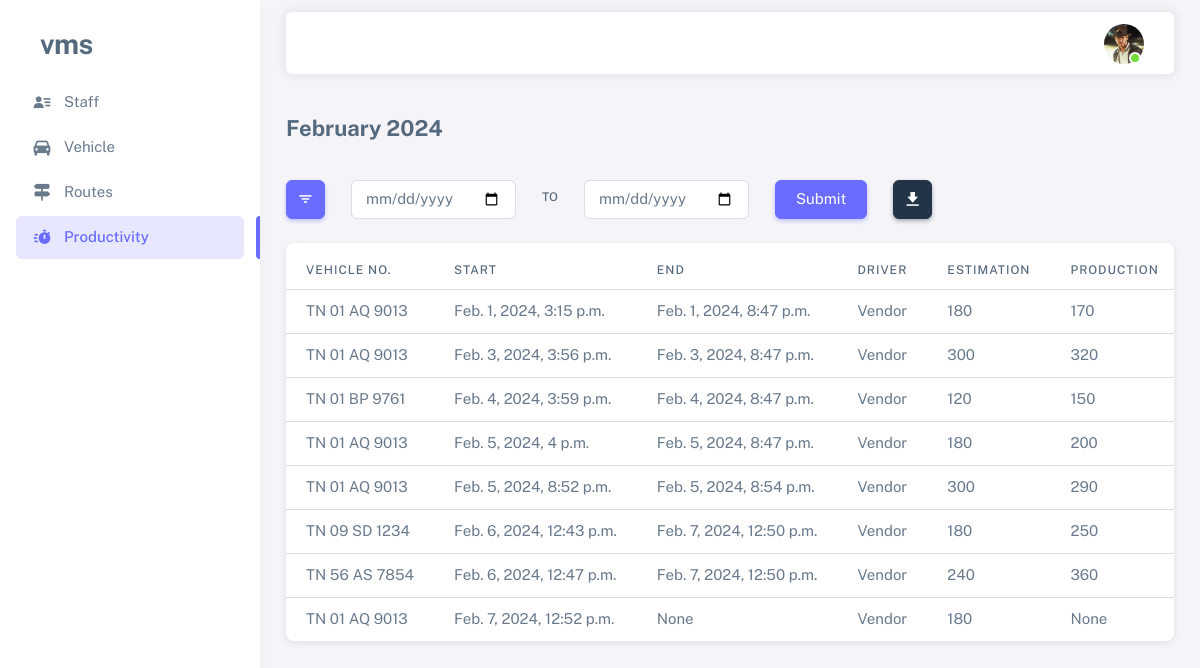
Before: /productivity-month-report/ (signed in) with the older database file.
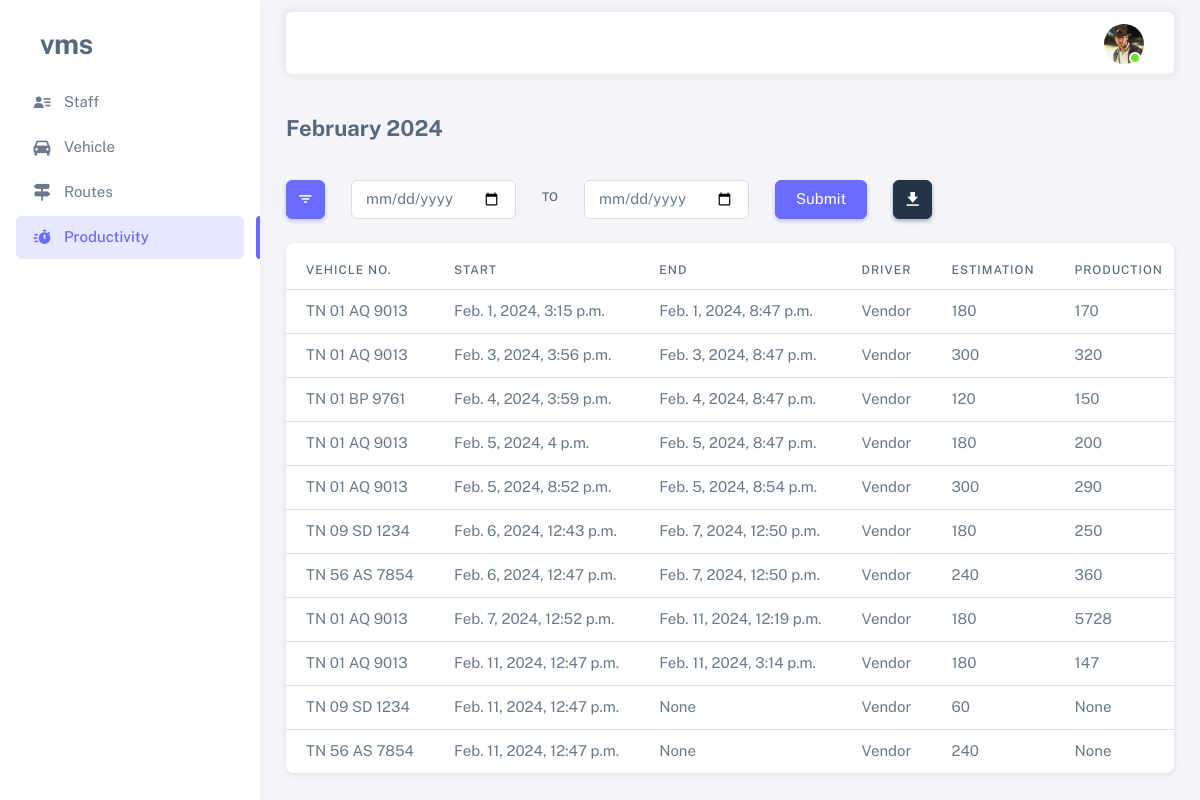
After: the same page with the newer database file.
### vms_app/models.py (models this page shows, shortened)
class Employee(AbstractBaseUser, PermissionsMixin):
    id = models.UUIDField(primary_key=True, editable=False, unique=True, default=uuid.uuid4)
    name = models.CharField(max_length=100)
    image = models.ImageField(upload_to='profiles/', null=True, blank=True)
    employee_id = models.CharField(max_length=100, unique=True)
    is_active = models.BooleanField(default=True)
    is_staff = models.BooleanField(default=True)
    is_superuser = models.BooleanField(default=False)
    contact = models.CharField(max_length=255)
    address = models.TextField()
    remark = models.TextField(null=True, blank=True)
    objects = EmployeeManager()
    USERNAME_FIELD = 'employee_id'
    REQUIRED_FIELDS = ['name']

class Productivity(models.Model):
    vehicle = models.ForeignKey(Vehicle, related_name="vehicle_productivity_set", on_delete=models.SET_NULL, null=True,
                                blank=True, limit_choices_to={'is_active': True, 'is_working': False})
    start = models.DateTimeField(default=timezone.now)
    end = models.DateTimeField(null=True, blank=True)
    routes = models.ManyToManyField(Route, blank=True, limit_choices_to={'is_active': True})
    estimation = models.IntegerField(null=True, blank=True)
    driver = models.CharField(max_length=500, default='Vendor')
    day_production = models.IntegerField(null=True, blank=True)
    rounds = models.IntegerField(null=True, blank=True)

class Vehicle(models.Model):
    vehicle_number = models.CharField(max_length=100, unique=True)
    is_active = models.BooleanField(default=True)
    is_working = models.BooleanField(default=False)
    supervisor = models.ForeignKey(Employee, on_delete=models.SET_NULL, null=True, blank=True,
                                   related_name='vehicle_supervised_by', limit_choices_to={'is_active': True})
    remark = models.TextField(null=True, blank=True)
    created_by = models.ForeignKey(Employee, on_delete=models.SET_NULL, null=True, blank=True,
                                   related_name='vehicle_created_by')
    created_on = models.DateTimeField(auto_now_add=True)
    updated_by = models.ForeignKey(Employee, on_delete=models.SET_NULL, null=True, blank=True,
                                   related_name='vehicle_updated_by')
    updated_on = models.DateTimeField(auto_now=True)
    zone = models.ForeignKey(Zone, related_name='zone_vehicles_set',
                             on_delete=models.PROTECT, null=True, blank=True)
    workshop = models.ForeignKey(Workshop, related_name='workshop_vehicles_set',
                                 on_delete=models.PROTECT, null=True, blank=True)
    register_number = models.CharField(max_length=50, null=True, blank=True, unique=True)
    chassis_number = models.CharField(max_length=50, null=True, blank=True)
    vehicle_model = models.CharField(max_length=50, null=True, blank=True)
    type = models.CharField(max_length=50, null=True, blank=True)
    engine_number = models.CharField(max_length=50, null=True, blank=True)
    fc_date = models.DateField(null=True, blank=True)
    insurance = models.DateField(null=True, blank=True)
    puc = models.DateField(null=True, blank=True)  # pollution under control certificate expiry date
    def __str__(self) -> str:
        return self.vehicle_number

### vms_app/views.py (the view)
# urls.py: path('productivity-month-report/', views.productivity_month_report, name='productivity_month_report'),
@login_required(login_url='login')
@active_required
def productivity_month_report(request):
    today = timezone.now()
    current_year = today.year
    current_month = today.month
    productivity = Productivity.objects.filter(
        start__year=current_year,
        start__month=current_month
    )
    filename = today.strftime("%B %Y")
    if request.method == "POST":
        response = HttpResponse(content_type='application/ms-excel')
        response['Content-Disposition'] = f'attachment; filename="{filename}.xlsx"'
        excel_report = productivity_excel_report(filename, productivity)
        excel_report.save(response)
        return response
    context = {
        "head": filename,
        "menu": "menu-productivity",
        "productivity_list": productivity
    }
    return render(request, 'vms_app/productivity_report.html', context)

### vms_app/templates/vms_app/productivity_report.html (shortened to what this page needs)
{% extends "base.html" %}
{% load crispy_forms_tags %}
{% block content %}
<h4 class="fw-bold py-3 mb-4">{% if data %}{{data.start|date:"d / m / Y"}} - {{data.end|date:"d / m / Y"}}{% else %}{{head}}{% endif %}</h4>
<div class="row">
    <div class="col-auto">
        <button type="button" class="btn btn-primary btn-icon dropdown-toggle hide-arrow" data-bs-toggle="dropdown" aria-expanded="false">
            <i class="bx bx-filter"></i>
        </button>
    </div>
    <div class="col-auto">
        <form action="{% url "productivity_custom_report" %}" method="post">
            <div class="row">
                <div class="col-auto">
                    <input class="form-control" type="date" name="start" value="{{data.start|date:"Y-m-d"}}" required>
                </div>
                <div class="col-auto">
                    <label class="form-label mt-2">To</label>
                </div>
                <div class="col-auto">
                    <input class="form-control" type="date" name="end" value="{{data.end|date:"Y-m-d"}}" required>
                </div>
                <div class="col-auto">
                    <button type="submit" class="btn btn-primary" name="submit">Submit</button>
                </div>
            </div>
        </form>
    </div>
    {% if not custom %}
        <div class="col-auto">
            <form  method="post">
                <button type="submit" class="btn btn-dark btn-icon" name="download" value="1"><i class='bx bxs-download' ></i></button>
            </form>
        </div>
    {% endif %}
</div>
<div class="card mt-4">
    <div class="table-responsive text-nowrap mt-2">
        <table class="table">
            <thead>
                <tr>
                    <th>Vehicle No.</th>
                    <th>Start</th>
                    <th>End</th>
                    <th>Driver</th>
                    <th>Estimation</th>
                    <th>Production</th>
                </tr>
            </thead>
            <tbody class="table-border-bottom-0">
                {% for productivity in productivity_list %}
                <tr>
                    <td>{{productivity.vehicle}}</td>
                    <td>{{productivity.start}}</td>
                    <td>{{productivity.end}}</td>
                    <td>{{productivity.driver }}</td>
                    <td>{{productivity.estimation }}</td>
                    <td>{{productivity.day_production }}</td>
                </tr>
                {% endfor %}
            </tbody>
        </table>
    </div>
</div>
{% endblock content %}

### templates/base.html (shortened to what this page needs)
<!DOCTYPE html>
{% load static %}
<html
  lang="en"
  class="light-style layout-menu-fixed"
  dir="ltr"
  data-theme="theme-default"
  data-assets-path="{% static "assets/" %}"
  data-template="vertical-menu-template-free"
>
<head>
  <link rel="stylesheet" href="{% static "assets/vendor/fonts/boxicons.css" %}" />
  <link rel="stylesheet" href="{% static "assets/vendor/css/core.css" %}" class="template-customizer-core-css" />
  <link rel="stylesheet" href="{% static "assets/vendor/css/theme-default.css" %}" class="template-customizer-theme-css" />
  <link rel="stylesheet" href="{% static "assets/css/demo.css" %}" />
  <link rel="stylesheet" href="{% static "assets/vendor/libs/perfect-scrollbar/perfect-scrollbar.css" %}" />
  <link rel="stylesheet" href="{% static "assets/vendor/libs/apex-charts/apex-charts.css" %}" />
  <link rel="stylesheet" href="https://cdn.jsdelivr.net/npm/bootstrap-icons@1.11.3/font/bootstrap-icons.min.css">
</head>
<body>
  <div class="layout-wrapper layout-content-navbar">
    <div class="layout-container">
      <aside id="layout-menu" class="layout-menu menu-vertical menu bg-menu-theme">
        <div class="app-brand demo">
          <a href="{% url "home" %}" class="app-brand-link">
            <span class="app-brand-text demo menu-text fw-bolder ms-2">VMS</span>
          </a>
        </div>
        <ul class="menu-inner py-1">
          {% if request.user.is_superuser %}
            <li class="menu-item" id="menu-staff">
              <a href="{% url "staff_list" %}" class="menu-link">
                <i class="menu-icon tf-icons bx bxs-user-detail"></i>
                <div data-i18n="Staff">Staff</div>
              </a>
            </li>
          {% endif %}
          <li class="menu-item" id="menu-vehicle">
            <a href="{% url "home" %}" class="menu-link">
              <i class="menu-icon tf-icons bx bxs-car"></i>
              <div data-i18n="Vehicle">Vehicle</div>
            </a>
          </li>
          <li class="menu-item" id="menu-route">
            <a href="{% url "route_list" %}" class="menu-link">
              <i class="menu-icon tf-icons bx bxs-directions"></i>
              <div data-i18n="Routes">Routes</div>
            </a>
          </li>
          <li class="menu-item" id="menu-productivity">
            <a href="{% url "productivity_list" %}" class="menu-link">
              <i class="menu-icon tf-icons bx bxs-timer"></i>
              <div data-i18n="Routes">Productivity</div>
            </a>
          </li>
        </ul>
      </aside>
      <div class="layout-page">
        <nav class="layout-navbar container-xxl navbar navbar-expand-xl navbar-detached align-items-center bg-navbar-theme" id="layout-navbar">
          <div class="navbar-nav-right d-flex align-items-center" id="navbar-collapse">
            <ul class="navbar-nav flex-row align-items-center ms-auto">
              <li class="nav-item navbar-dropdown dropdown-user dropdown">
                <a class="nav-link dropdown-toggle hide-arrow" href="javascript:void(0);" data-bs-toggle="dropdown">
                  <div class="avatar avatar-online">
                    <img src="{% if request.user.image %}{{ request.user.image.url }}{% else %}{% static "assets/img/avatars/default.png" %}{% endif %}" width="50px" alt class="w-px-40 h-auto rounded-circle" />
                  </div>
                </a>
              </li>
            </ul>
          </div>
        </nav>
        <div class="content-wrapper">
          <div class="container-xxl flex-grow-1 container-p-y">
            {% block content %}
            {% endblock content %}
          </div>
        </div>
      </div>
    </div>
  </div>
</body>
</html>

### static/assets/css/demo.css (style rules this page uses)
.menu .app-brand.demo { height: 64px; margin-top: 12px; }
.app-brand-text.demo { font-size: 1.75rem; letter-spacing: -0.5px; text-transform: lowercase; }

Changed rows visible on the page:
changed Productivity: end "None" → "Feb. 11, 2024, 12:19 p.m."; day_production "None" → "5728"
added Productivity: vehicle "TN 01 AQ 9013", start "Feb. 11, 2024, 12:47 p.m.", end "Feb. 11, 2024, 3:14 p.m.", driver "Vendor", estimation "180", day_production "147"
added Productivity: vehicle "TN 09 SD 1234", start "Feb. 11, 2024, 12:47 p.m.", end "None", driver "Vendor", estimation "60", day_production "None"
added Productivity: vehicle "TN 56 AS 7854", start "Feb. 11, 2024, 12:47 p.m.", end "None", driver "Vendor", estimation "240", day_production "None"
